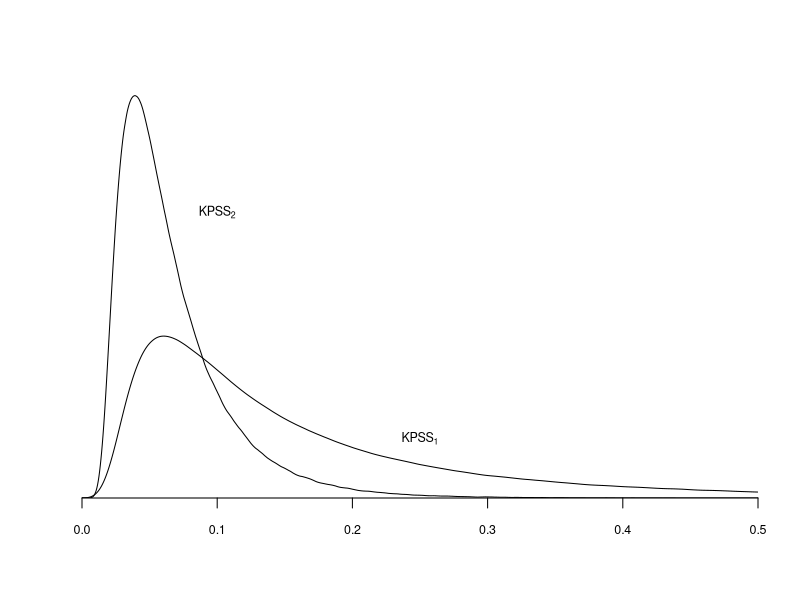
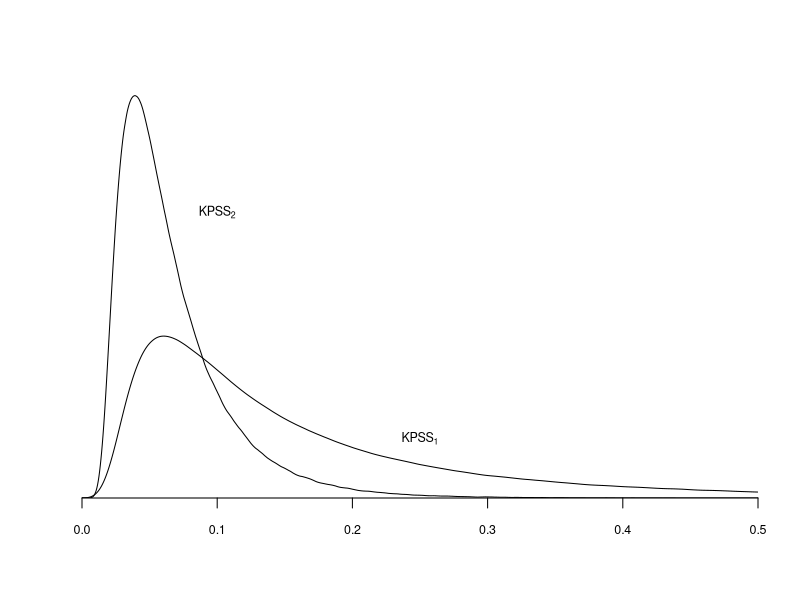

Recreate these plots in R, in order.
#########################################################################
##  This file generates critical values for KPSS Distributions
#########################################################################
### Uses file figure16_4.txt
#########################################


dat <- read.table("figure16_4.txt")
x <- dat[,1]
f1 <- dat[,2]
f2 <- dat[,3]

pdf("HANSEN16-4.pdf",family="Helvetica",colormodel='cmyk',width=4.5,height=4.5)
plot(x,f1,type="l",xaxs="i",yaxs="i",ylab="",xlab="",bty="n",xaxt="n",yaxt="n",ylim=c(0,16),xlim=c(0,.5),cex.lab=.75) 
axis(side=1,seq(0,.5,.1),cex.axis=.75)
lines(x,f2)
text(.25,2.3,expression(KPSS[1]),cex=.75)
text(.1,11,expression(KPSS[2]),cex=.75)
dev.off()

postscript("HANSEN16-4.eps",paper="special",width=4.5,height=4.5,horizontal=FALSE,onefile=FALSE,family="Helvetica",colormodel='cmyk')
plot(x,f1,type="l",xaxs="i",yaxs="i",ylab="",xlab="",bty="n",xaxt="n",yaxt="n",ylim=c(0,16),xlim=c(0,.5),cex.lab=.75) 
axis(side=1,seq(0,.5,.1),cex.axis=.75)
lines(x,f2)
text(.25,2.3,expression(KPSS[1]),cex=.75)
text(.1,11,expression(KPSS[2]),cex=.75)
dev.off()

